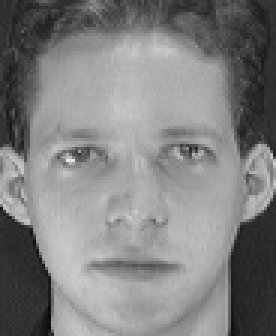
#> input picture samples/sample_face.jpg, 92 x 112 px (shown 3 times larger)
$ python 02_face_detection.py
#> lines starting #> are read from the running program, lines starting #| are printed output that depends on the picture; after the words box and inside, x2 and y2 are one past the last pixel; in counts of white or black regions, pixels touching at a corner belong together
"""
人脸检测：用 Haar 级联分类器在图片里找脸。

包含两个场景：
    场景 A —— 单张人脸（samples/sample_face.jpg）
    场景 B —— 多人合影（samples/group_faces.jpg）

两个场景只差一个循环，所以合并在一个脚本里对比着看更清楚。

运行：
    python tutorials/02_face_detection.py
按任意键切换场景，按 q 退出。

关于 Haar 级联
--------------
它用一堆「像」和「不像」的简单特征层层筛选，速度快、不需要 GPU，
是深度学习普及之前的主流方案。缺点是对侧脸、遮挡、大角度旋转不敏感。
"""

import os

import cv2

# samples/ 相对项目根目录，而本脚本在 tutorials/ 下，所以要往上一级。
# 这样在 PyCharm 里运行时不依赖它的「工作目录」设置。
os.chdir(os.path.dirname(os.path.dirname(os.path.abspath(__file__))))

# 级联分类器文件随 OpenCV 一起安装，用 cv2.data.haarcascades 动态取路径，
# 不要写死本机绝对路径，否则换台电脑就跑不起来。
# （项目正式代码里这个文件名统一在 src/config.py 管理，这里为了脚本能
#   单独运行，写在本地。）
CASCADE = os.path.join(cv2.data.haarcascades, 'haarcascade_frontalface_alt2.xml')
detector = cv2.CascadeClassifier(CASCADE)
if detector.empty():
    raise SystemExit('加载级联分类器失败：%s' % CASCADE)


def detect(gray, scale_factor=1.1, min_neighbors=5):
    """检测人脸，返回 [(x, y, w, h), ...]。

    scale_factor  —— 每次把检测窗口放大多少倍
    min_neighbors —— 一个框要被多少个邻近框「投票」才认定是人脸
                     调大 = 更严格（少误检）；调小 = 更宽松（可能误检）
    """
    return detector.detectMultiScale(
        gray, scaleFactor=scale_factor, minNeighbors=min_neighbors,
        minSize=(30, 30))


def show_scene(title, path, scale_factor=1.1, min_neighbors=5):
    img = cv2.imread(path)
    if img is None:
        print('未找到 %s，跳过' % path)
        return

    gray = cv2.cvtColor(img, cv2.COLOR_BGR2GRAY)
    faces = detect(gray, scale_factor, min_neighbors)
    print('%-22s 检测到 %d 张人脸' % (title, len(faces)))

    # 把人脸框画回原图
    for (x, y, w, h) in faces:
        cv2.rectangle(img, (x, y), (x + w, y + h), color=(0, 0, 255), thickness=2)

    cv2.imshow(title, img)


# ---------------------------------------------------------- 场景 A：单张人脸
# samples/sample_face.jpg 只有 92x112，放大后便于观察
single = cv2.imread('samples/sample_face.jpg')
#> single is the input picture: shape (112, 92, 3); min 9, max 232, mean 128.3
if single is not None:
    big = cv2.resize(single, dsize=(480, 560))
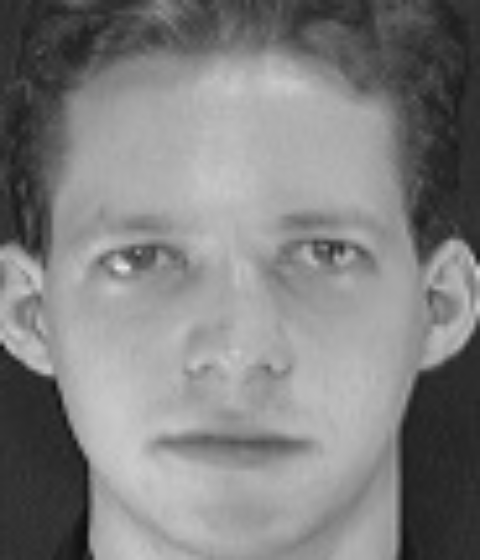
#> big: shape (560, 480, 3); min 11, max 232, mean 128.2
    gray = cv2.cvtColor(big, cv2.COLOR_BGR2GRAY)
    faces = detect(gray)
#> faces = [[33, 115, 410, 410]]
    print('场景 A 单张人脸：检测到 %d 张' % len(faces))
#| 场景 A 单张人脸：检测到 1 张
    for (x, y, w, h) in faces:
        cv2.rectangle(big, (x, y), (x + w, y + h), color=(0, 0, 255), thickness=2)
#> this loop made 1 pass
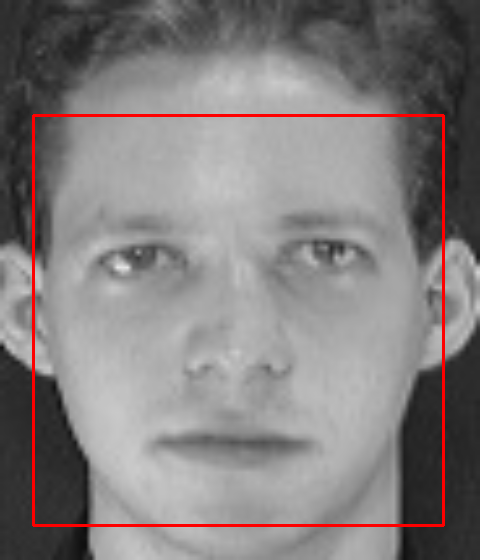
#> big: shape (560, 480, 3); 1.83% of pixels changed, all inside (x1, y1, x2, y2) = (32, 114, 445, 527)
    cv2.imshow('A_single_face', big)

# ---------------------------------------------------------- 场景 B：多人合影
# 这张合影由 ORL 公开数据集的人脸横向拼接而成
show_scene('B_group_faces', 'samples/group_faces.jpg', scale_factor=1.32)
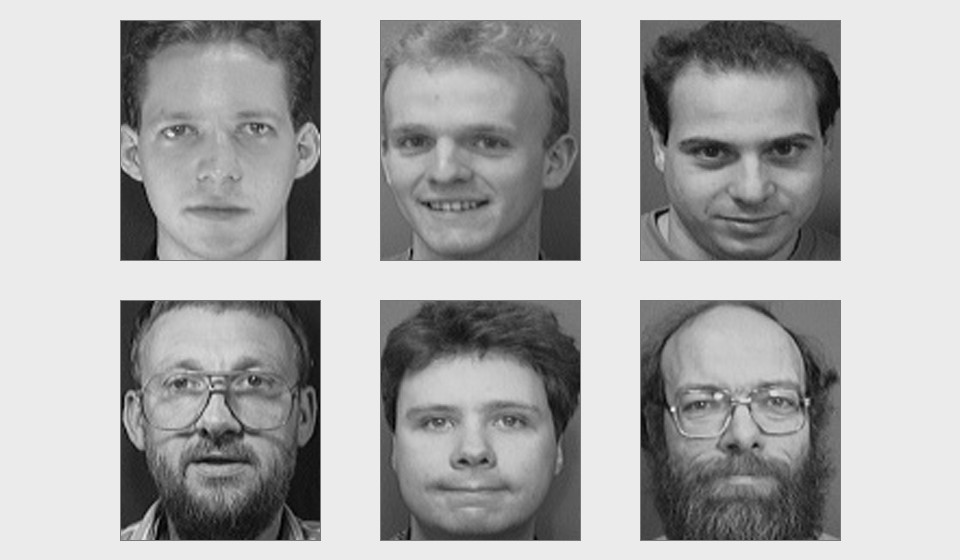
#> input picture samples/group_faces.jpg, 960 x 560 px
#> in show_scene, img is the input picture: shape (560, 960, 3); min 0, max 250, mean 171.1
#> in show_scene, `faces = detect(gray, scale_factor, min_neighbors)`: faces = [[360, 76, 170, 170], [661, 87, 175, 175], [115, 309, 197, 197], [658, 338, 164, 164], [386, 354, 170, 170], [110, 51, 212, 212]]
#| B_group_faces          检测到 6 张人脸
#> the loop in show_scene, `for (x, y, w, h) in faces:` made 6 passes
#> after the loop in show_scene, `for (x, y, w, h) in faces:`:
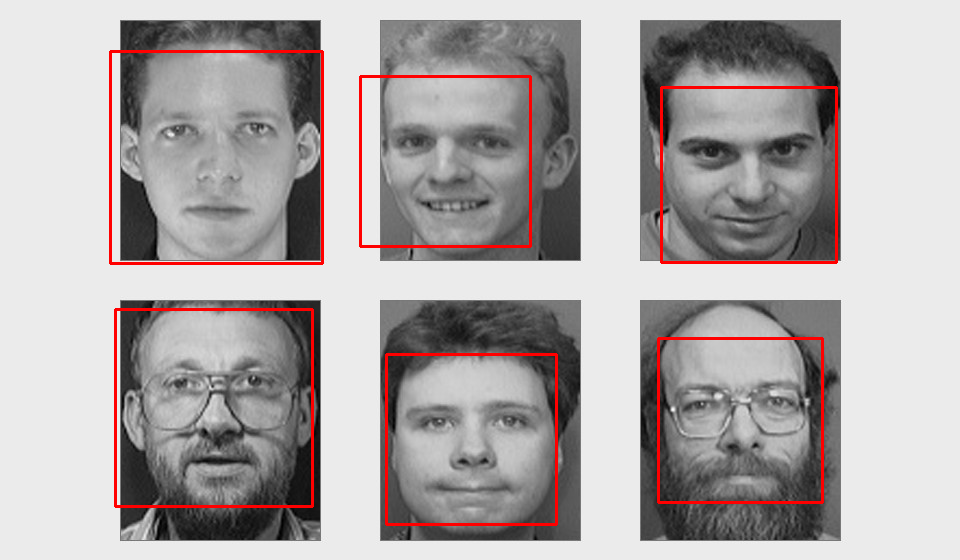
#> img: shape (560, 960, 3); 2.42% of pixels changed, all inside (x1, y1, x2, y2) = (109, 50, 838, 526)

print("按任意键继续，按 'q' 退出")
while True:
    if ord('q') == cv2.waitKey(0):
#> (key q is pressed here)
        break

cv2.destroyAllWindows()
